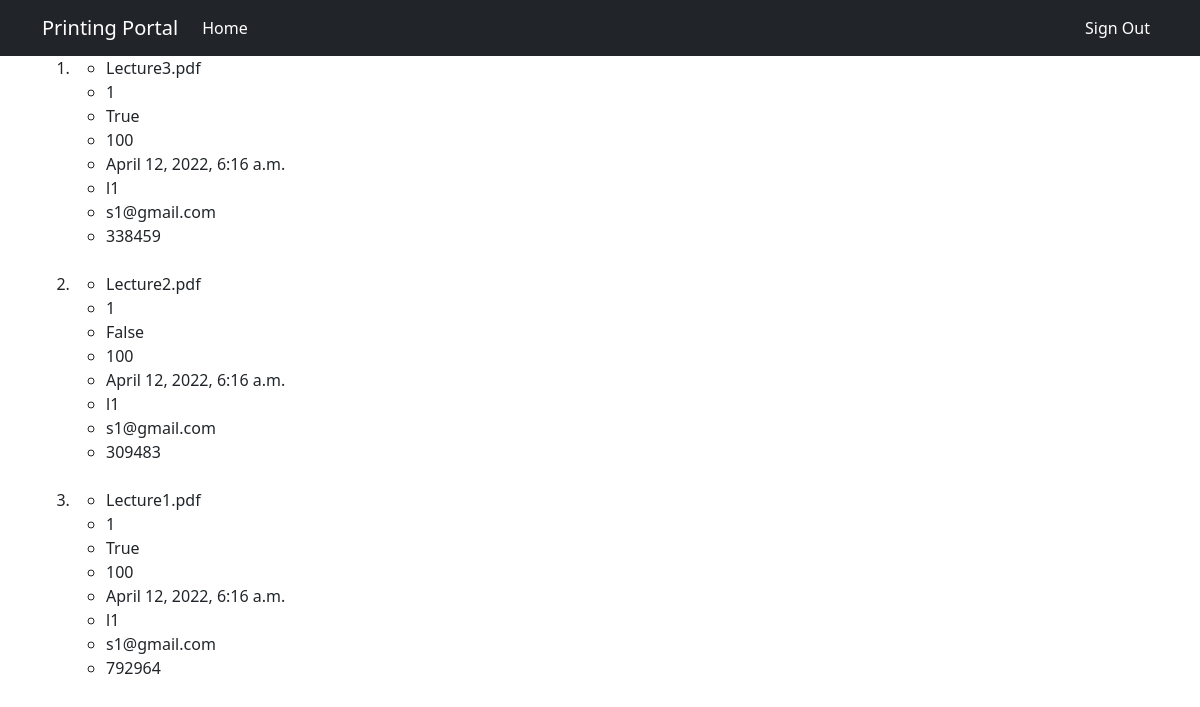
The app's page /order_history/ (signed in), older data.
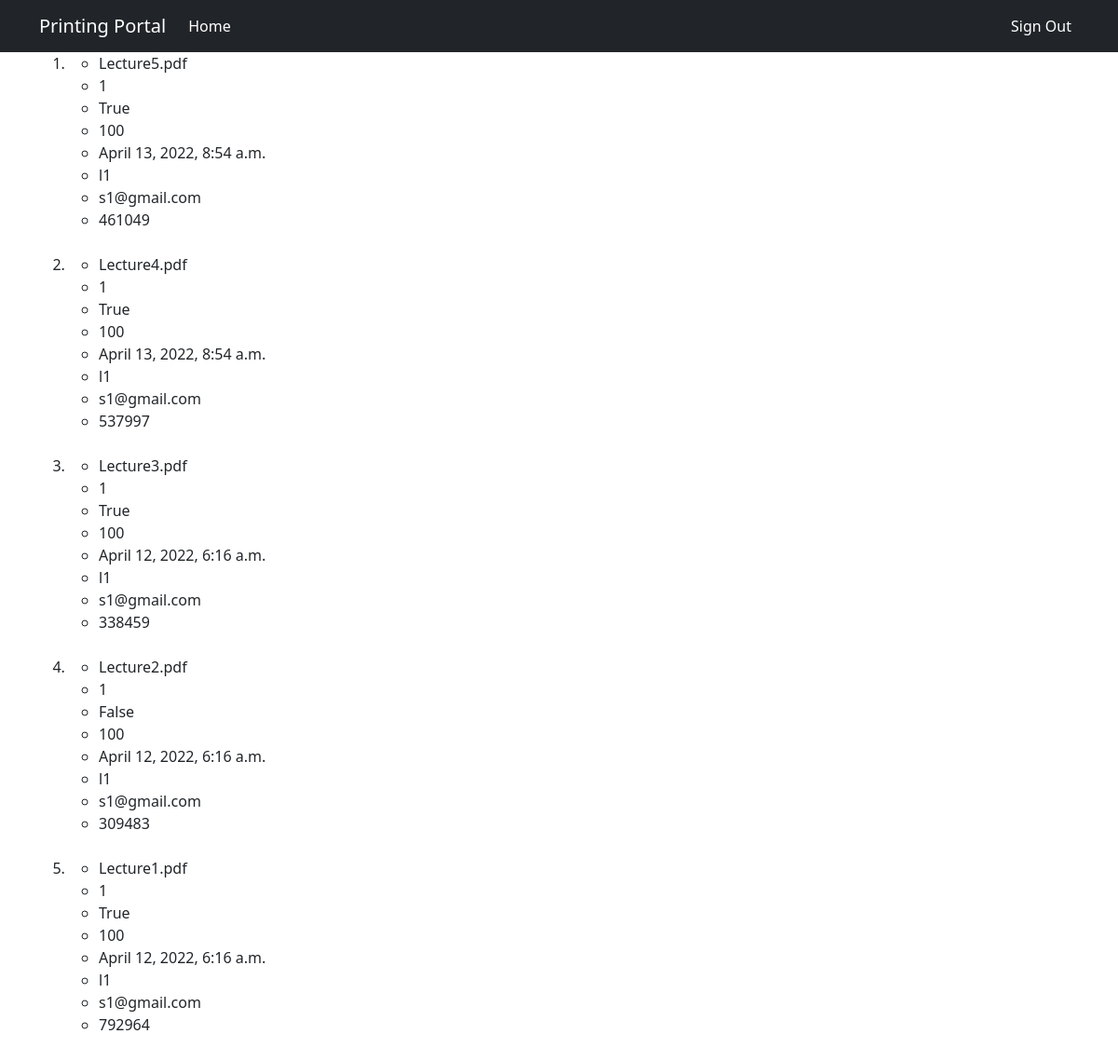
The same page, newer data.
### users/models.py (models this page shows)
class Order(models.Model):
    user = models.ForeignKey(User,on_delete=models.CASCADE)
    shopkeeper_email = models.EmailField(max_length=100)
    shopkeeper_location = models.CharField(max_length=100)
    file = models.FileField(blank=False,upload_to='media/')
    no_of_copies = models.IntegerField(default=1)
    black_and_white = models.BooleanField(default=True)
    cost = models.IntegerField()
    date_ordered = models.DateTimeField(default=timezone.now)
    printing_status = models.BooleanField(default=False)
    otp = models.IntegerField(default=0)
    completed_status = models.BooleanField(default=False)

### users/views.py (the view)
# urls.py: path('order_history/',views.Order_History,name='order_history'),
@login_required
def Order_History(request):
    user_id = request.user.id
    user = User.objects.get(id=user_id)
    orders = Order.objects.filter(user=user).order_by('-date_ordered')
    return render(request,'users/order_history.html',{'orders':orders})

### users/templates/users/order_history.html (shortened to what this page needs)
{% extends 'users/base.html' %}
{% block content %}
<ol>
{% for order in orders %}
<li>
<ul>
    <li>{{ order.file }}</li>
    <li>{{ order.no_of_copies }}</li>
    <li>{{ order.black_and_white }}</li>
    <li>{{ order.cost }}</li>
    <li>{{ order.date_ordered }}</li>
    <li>{{ order.shopkeeper_location }}</li>
    <li>{{ order.shopkeeper_email }}</li>
    <li>{{ order.otp }}</li>
    <br>
</ul>
</li>
{% endfor %}
</ol>
{% endblock %}

### users/templates/users/base.html (shortened to what this page needs)
{% load static %}
<!DOCTYPE html>
<html lang="en">
<head>
    <link href="https://cdn.jsdelivr.net/npm/bootstrap@5.1.3/dist/css/bootstrap.min.css" rel="stylesheet">
    <link rel="stylesheet" href="{% static 'style.css' %}">
</head>
<body>
    <nav class="navbar navbar-expand-lg navbar-dark bg-dark">
        <div class="container">
          <a class="navbar-brand" href="#">Printing  Portal</a>
          <div class="collapse navbar-collapse" id="navbarSupportedContent">
            <ul class="navbar-nav me-auto mb-2 mb-lg-0">
              <li class="nav-item">
                <a class="nav-link active" aria-current="page" href="{% url 'home' %}">Home</a>
              </li>
            </ul>
              <ul class="navbar-nav  mb-2 mb-lg-0">
              <li class="nav-item">
                {% if user.is_authenticated %}
                  <a class="nav-link active" aria-current="page" href="{% url 'logout' %}">Sign Out</a>
                {% endif %}
              </li>
            </ul>
          </div>
        </div>
      </nav>
      <div class="container">
        <div id="content">{% block content %}{% endblock %}</div>
      </div>
</body>
</html>

Row changes from the older to the newer data that the page shows:
added Order: file "Lecture5.pdf", no_of_copies "1", black_and_white "True", cost "100", date_ordered "April 13, 2022, 8:54 a.m.", shopkeeper_location "l1", shopkeeper_email "s1@gmail.com", otp "461049"
added Order: file "Lecture4.pdf", no_of_copies "1", black_and_white "True", cost "100", date_ordered "April 13, 2022, 8:54 a.m.", shopkeeper_location "l1", shopkeeper_email "s1@gmail.com", otp "537997"
